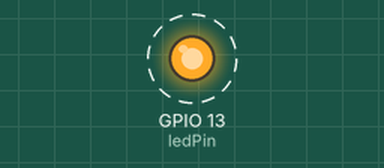
Simulated run of this program. Board: ESP32. Shown: output pins drawn as LEDs (lit = HIGH). Dashed ring = blinking.

Above: at 0.5 s.
Timing chart, 0 to 4.6 s (numbered marks = the images above):
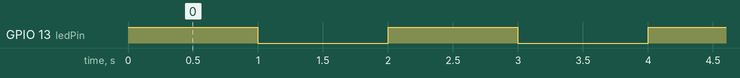

The program:

main.cpp
```cpp
#include <Arduino.h>

// put function declarations here:
int myFunction(int, int);
const int ledPin = 13;

void setup() {
  // put your setup code here, to run once:
  int result = myFunction(2, 3);
   pinMode(ledPin, OUTPUT);
}

void loop() {
  // put your main code here, to run repeatedly:
   digitalWrite(ledPin, HIGH);  // Turn the LED on
  delay(1000);                 // Wait for one second
  digitalWrite(ledPin, LOW);   // Turn the LED off
  delay(1000);
}

// put function definitions here:
int myFunction(int x, int y) {
  return x + y;
}
```

Measured:
- by itself, GPIO 13 (ledPin): alternates HIGH for 1.0 s and LOW for 1.0 s
